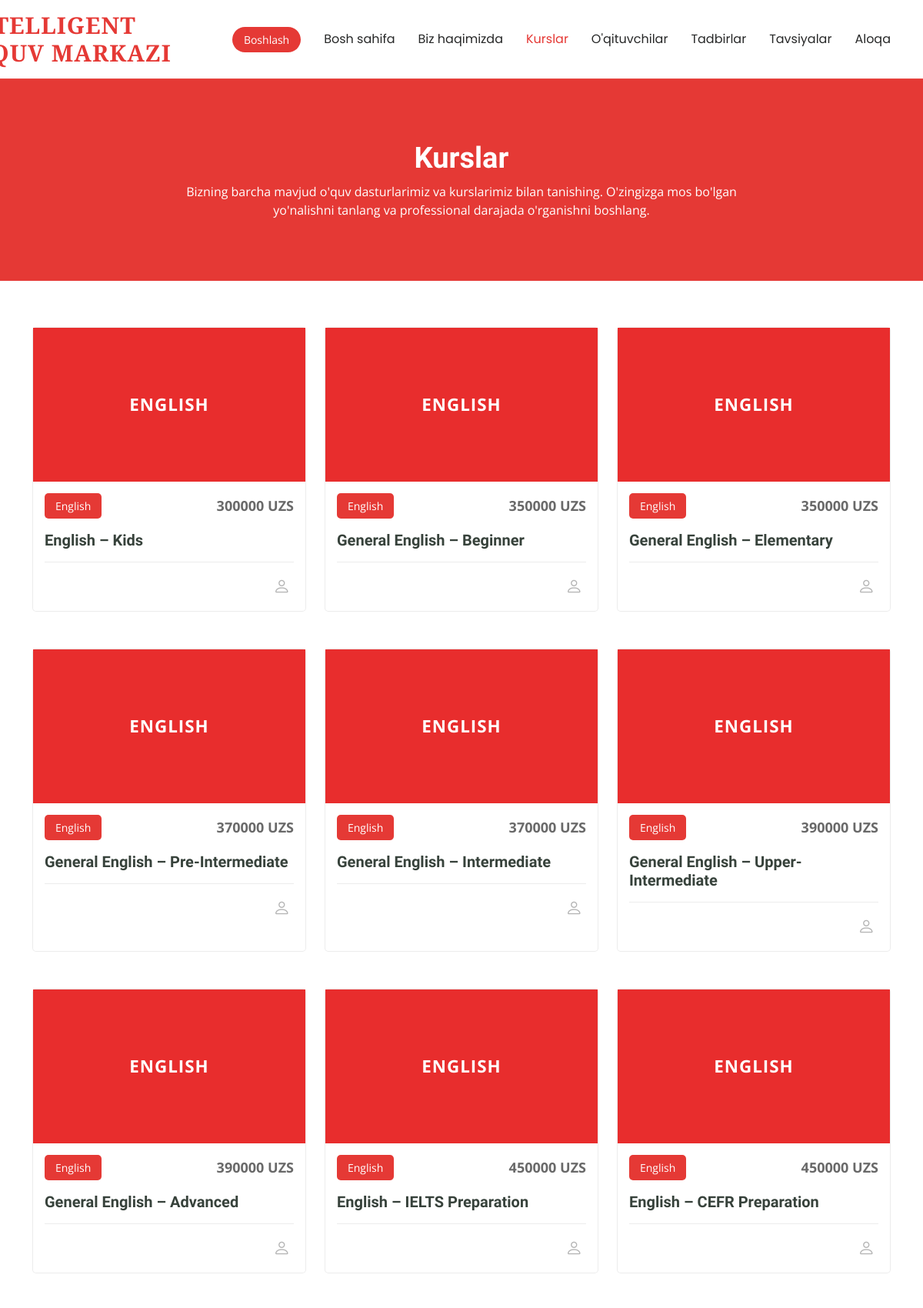
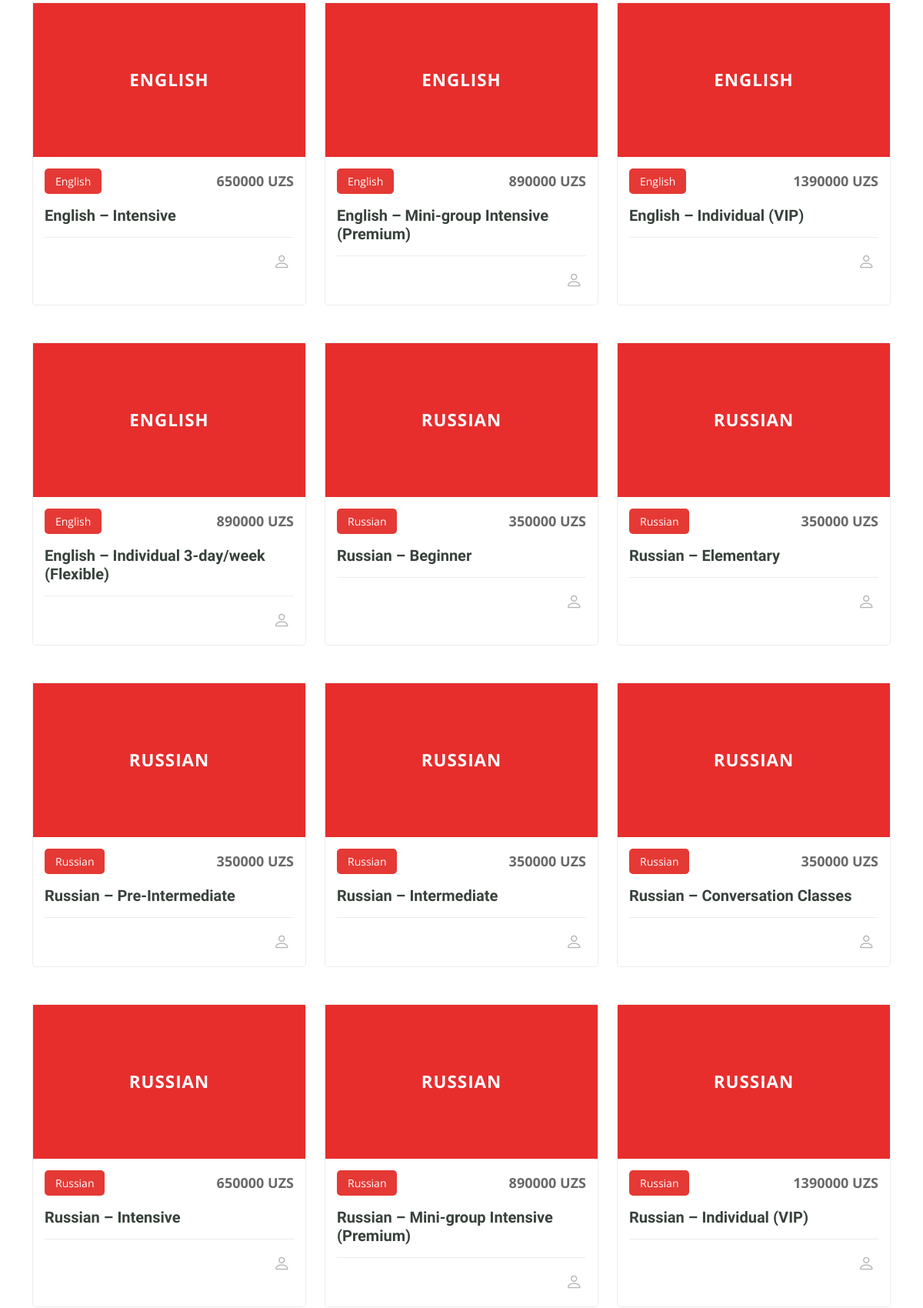
Page /courses/ (upper part) on the committed database (2 pictures, top to bottom).
### main/models.py (models this page shows, shortened)
class Course(models.Model):
    title = models.CharField(max_length=200)
    category = models.CharField(max_length=100)
    price = models.DecimalField(max_digits=10, decimal_places=0)
    description = models.TextField()
    instructor_name = models.CharField(max_length=100)
    student_count = models.IntegerField(default=0)
    image = models.ImageField(upload_to='courses/images/', blank=True, null=True)

### main/views.py (the view)
# urls.py: path('courses/', views.courses_page, name='courses_page'),
def courses_page(request):
    all_courses = Course.objects.all()
    return render(request, 'courses.html', {'courses': all_courses})

### templates/courses.html (shortened to what this page needs)
{% extends 'base.html' %}
{% load static %}
{% block content %}
<main class="main">
  <div class="page-title" data-aos="fade">
    <div class="heading">
      <div class="container">
        <div class="row d-flex justify-content-center text-center">
          <div class="col-lg-8">
            <h1>Kurslar</h1>
            <p class="mb-0">Bizning barcha mavjud o'quv dasturlarimiz va kurslarimiz bilan tanishing. O'zingizga mos bo'lgan yo'nalishni tanlang va professional darajada o'rganishni boshlang.</p>
          </div>
        </div>
      </div>
    </div>
  </div><section id="courses" class="courses section">
    <div class="container">
      <div class="row g-4">
        {% for course in courses %}
        <div class="col-lg-4 col-md-6 d-flex align-items-stretch mb-4">
          <div class="course-item">
            <a href="{% url 'course-details' course.id %}">
              {% if course.image_url %}
                <img src="{{ course.image_url }}" class="img-fluid" alt="{{ course.title }}">
              {% else %}
                <div style="
                  background-color: #e82d2d;
                  height: 200px;
                  display: flex;
                  align-items: center;
                  justify-content: center;
                  color: white;
                  font-size: 1.4rem;
                  font-weight: 700;
                  letter-spacing: 1px;
                  text-transform: uppercase;
                  cursor: pointer;
                ">{{ course.category }}</div>
              {% endif %}
            </a>
            <div class="course-content">
              <div class="d-flex justify-content-between align-items-center mb-3">
                <p class="category">{{ course.category }}</p>
                <p class="price">{{ course.price  }} UZS</p>
              </div>
              <h3><a href="{% url 'course-details' course.id %}">{{ course.title }}</a></h3>
              <div class="trainer d-flex justify-content-between align-items-center">
                <div class="trainer-rank d-flex align-items-center">
                  <i class="bi bi-person user-icon"></i>&nbsp;{{ course.students }}
                </div>
              </div>
            </div>
          </div>
        </div> {% endfor %}
      </div>
    </div>
  </section>
</main>
{% endblock %}

### static/assets/css/main.css (style rules this page uses)
:root { --default-font: "Open Sans", system-ui, -apple-system, "Segoe UI", Roboto, "Helvetica Neue", Arial, "Noto Sans", "Liberation Sans", sans-serif, "Apple Color Emoji", "Segoe UI Emoji", "Segoe UI Symbol", "Noto Color Emoji"; --heading-font: "Raleway", sans-serif; --nav-font: "Poppins", sans-serif; }
:root { --background-color: #ffffff; --default-color: #444444; --heading-color: #37423b; --accent-color: #e53935; --surface-color: #ffffff; --contrast-color: #ffffff; }
:root { --nav-color: #272828; --nav-hover-color: #e53935; --nav-mobile-background-color: #ffffff; --nav-dropdown-background-color: #ffffff; --nav-dropdown-color: #272828; --nav-dropdown-hover-color: #e53935; }
:root { scroll-behavior: smooth; }
body { color: var(--default-color); background-color: var(--background-color); font-family: var(--default-font); }
a { color: var(--accent-color); text-decoration: none; transition: 0.3s; }
h1, h2, h3, h4, h5, h6 { color: var(--heading-color); font-family: var(--heading-font); }
.page-title { --default-color: var(--contrast-color); --background-color: var(--accent-color); --heading-color: var(--contrast-color); color: var(--default-color); background-color: var(--background-color); position: relative; }
.page-title .heading { padding: 80px 0; border-top: 1px solid color-mix(in srgb, var(--default-color), transparent 90%); }
.page-title .heading h1 { font-size: 38px; font-weight: 700; }
section, .section { color: var(--default-color); background-color: var(--background-color); padding: 60px 0; scroll-margin-top: 900px; overflow: clip; }
.courses .course-item { background-color: var(--surface-color); border: 1px solid color-mix(in srgb, var(--default-color), transparent 90%); border-radius: 5px; width: 100%; }
.courses .course-content { padding: 15px; }
.courses .course-content h3 { font-weight: 700; font-size: 20px; }
.courses .course-content h3 a { color: var(--heading-color); transition: 0.3s; }
.courses .course-content .category { background: var(--accent-color); color: var(--contrast-color); font-size: 14px; padding: 6px 14px; margin: 0; border-radius: 5px; }
.courses .course-content .price { margin: 0; font-weight: 700; font-size: 18px; color: color-mix(in srgb, var(--default-color), transparent 20%); }
.courses .trainer { padding-top: 15px; border-top: 1px solid color-mix(in srgb, var(--default-color), transparent 90%); }
.courses .trainer .trainer-rank { font-size: 18px; color: color-mix(in srgb, var(--default-color), transparent 60%); }
.courses .trainer .trainer-rank .user-icon { font-size: 22px; }

### rows in the picture
Course: category "ENGLISH", category "English", price "300000", title "English – Kids"
Course: category "ENGLISH", category "English", price "350000", title "General English – Beginner"
Course: category "ENGLISH", category "English", price "350000", title "General English – Elementary"
Course: category "ENGLISH", category "English", price "370000", title "General English – Pre-Intermediate"
Course: category "ENGLISH", category "English", price "370000", title "General English – Intermediate"
Course: category "ENGLISH", category "English", price "390000", title "General English – Upper-Intermediate"
Course: category "ENGLISH", category "English", price "390000", title "General English – Advanced"
Course: category "ENGLISH", category "English", price "450000", title "English – IELTS Preparation"
Course: category "ENGLISH", category "English", price "450000", title "English – CEFR Preparation"
Course: category "ENGLISH", category "English", price "650000", title "English – Intensive"
Course: category "ENGLISH", category "English", price "890000", title "English – Mini-group Intensive (Premium)"
Course: category "ENGLISH", category "English", price "1390000", title "English – Individual (VIP)"
Course: category "ENGLISH", category "English", price "890000", title "English – Individual 3-day/week (Flexible)"
Course: category "RUSSIAN", category "Russian", price "350000", title "Russian – Beginner"
Course: category "RUSSIAN", category "Russian", price "350000", title "Russian – Elementary"
Course: category "RUSSIAN", category "Russian", price "350000", title "Russian – Pre-Intermediate"
Course: category "RUSSIAN", category "Russian", price "350000", title "Russian – Intermediate"
Course: category "RUSSIAN", category "Russian", price "350000", title "Russian – Conversation Classes"
Course: category "RUSSIAN", category "Russian", price "650000", title "Russian – Intensive"
Course: category "RUSSIAN", category "Russian", price "890000", title "Russian – Mini-group Intensive (Premium)"
Course: category "RUSSIAN", category "Russian", price "1390000", title "Russian – Individual (VIP)"
